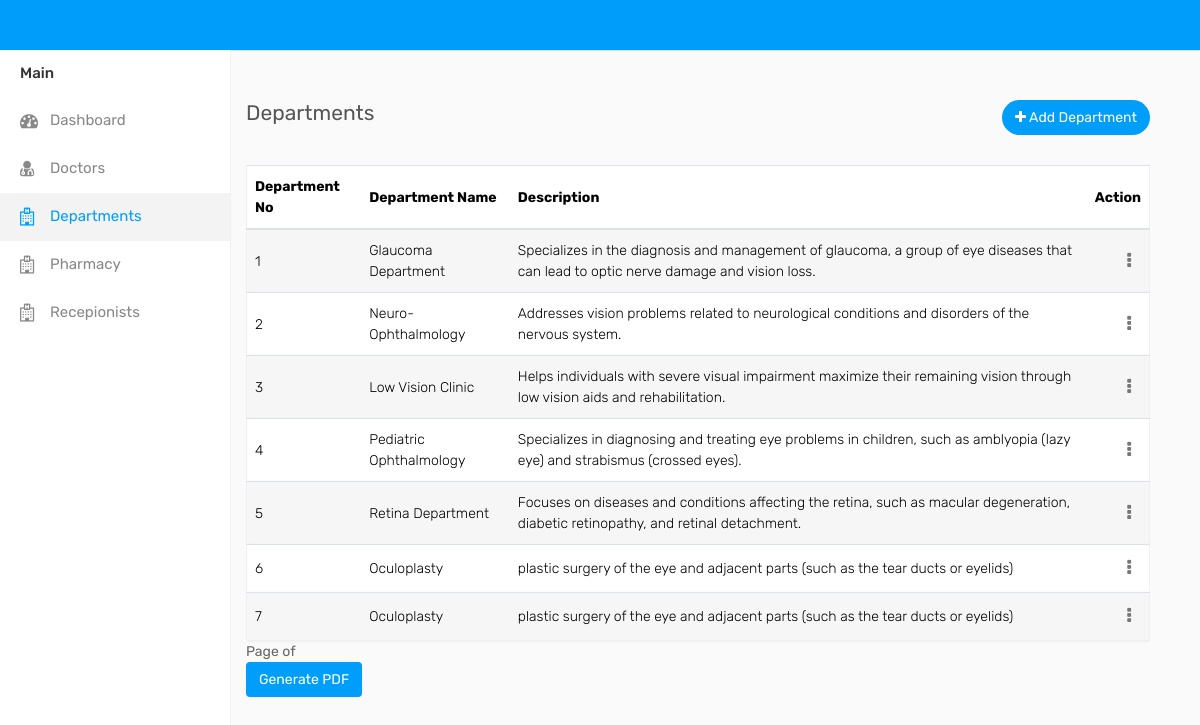
Page /departments (signed in) on the earlier database version.
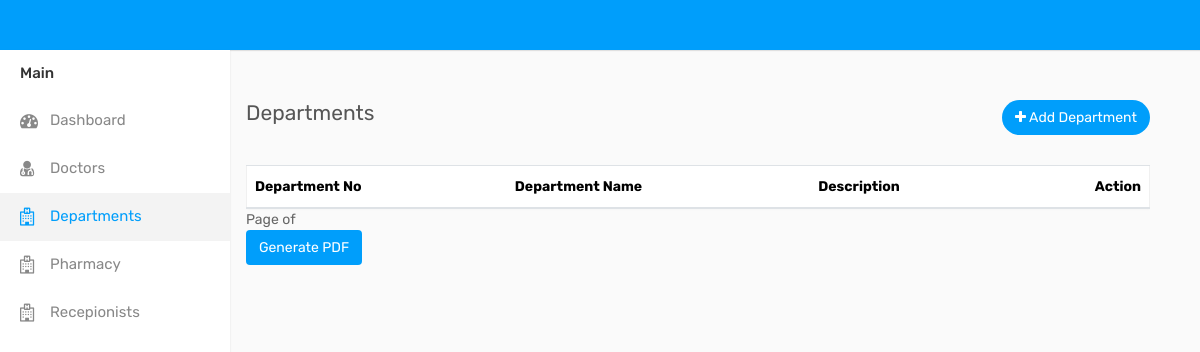
Same page on the later database version.
### eyeapp/models.py (models this page shows, shortened)
class Deps(models.Model):
    Dep_id = models.AutoField(primary_key=True)
    Dep_name = models.CharField(max_length=100)
    Dep_desc = models.CharField(max_length=100)

### eyeapp/views.py (the view)
# urls.py: path('departments',views.departments,name="departments"),
@login_required(login_url='loginadmin')
def departments(request):
    deptss=Deps.objects.all()
    return render(request,'departments.html',{'deptss': deptss})

### templates/departments.html (shortened to what this page needs)
<!DOCTYPE html>
{% load static %}
<html lang="en">
<head>
    <link rel="stylesheet" type="text/css" href="{% static 'assets/css/bootstrap.min.css'%}">
    <link rel="stylesheet" type="text/css" href="{% static 'assets/css/dataTables.bootstrap4.min.css'%}">
    <link rel="stylesheet" type="text/css" href="{% static 'assets/css/font-awesome.min.css'%}">
    <link rel="stylesheet" type="text/css" href="{% static 'assets/css/style.css'%}">
                            </head>
<body>
    <div class="main-wrapper">
        <div class="header">
        <div class="sidebar" id="sidebar">
            <div class="sidebar-inner slimscroll">
                <div id="sidebar-menu" class="sidebar-menu">
                    <ul>
                        <li class="menu-title">Main</li>
                        <li>
                            <a href="{% url 'chart' %}"><i class="fa fa-dashboard"></i> <span>Dashboard</span></a>
                        </li>
						<li>
                            <a href="{% url 'admin_doctors' %}"><i class="fa fa-user-md"></i> <span>Doctors</span></a>
                        </li>
                        <li class="active">
                            <a href=" {% url 'departments' %}"><i class="fa fa-hospital-o"></i> <span>Departments</span></a>
                        </li>
                        <li>
                            <a href="{% url 'phar' %}"><i class="fa fa-hospital-o"></i> <span>Pharmacy</span></a>
                        </li>
                        <li>
                            <a href="{% url 'rep' %}"><i class="fa fa-hospital-o"></i> <span>Recepionists</span></a>
                        </li>
                </div>
            </div>
        </div>
        <div class="page-wrapper" style="padding-left:8%;">
            <div class="content">
                <div class="row">
                    <div class="col-sm-5 col-5">
                        <h4 class="page-title" id="deplist">Departments</h4>
                    </div>
                    <div class="col-sm-7 col-7 text-right m-b-30">
                        <a href="{% url 'add_admin_dep' %}" class="btn btn-primary btn-rounded"><i class="fa fa-plus" id="add_dep"></i> Add Department</a>
                    </div>
                </div>
                <div class="row">
                    <div class="col-md-12">
                        <div class="table-responsive">
                            <table class="table table-striped custom-table mb-0 datatable">
                                <thead>
                                    <tr>
                                        <th>Department No</th>
                                        <th>Department Name</th>
                                        <th>Description</th>
                                        <th class="text-right">Action</th>
                                    </tr>
                                </thead>
                                <tbody>
                                    {% for dep in deptss %}
                                    <tr>
                                        <td>{{ forloop.counter }}</td>
                                        <td>{{ dep.Dep_name }}</td>
                                        <td>{{ dep.Dep_desc }}</td>
                                        <td class="text-right">
                                            <div class="dropdown dropdown-action">
                                                <a href="#" class="action-icon dropdown-toggle" data-toggle="dropdown" aria-expanded="false"><i class="fa fa-ellipsis-v"></i></a>
                                            </div>
                                        </td>
                                    </tr>
                                    {% endfor %}
                                </tbody>
                            </table>
                            <div class="footer">
                                Page <pdf:pagenumber> of <pdf:pagecount>
                            </div>
                        </div>
                    </div>
                </div>
                <form method="get" action="{% url 'generate_pdf' %}">
                    <button type="submit" class="btn btn-primary">Generate PDF</button>
                </form>
            </div>
        </div>
    </div>
</body>
</html>

Differences in the rows shown:
removed Deps: Dep_name "Glaucoma Department", Dep_desc "Specializes in the diagnosis and management of glaucoma, a group of eye diseases that can lead to optic nerve damage and vision loss."
removed Deps: Dep_name "Neuro-Ophthalmology", Dep_desc "Addresses vision problems related to neurological conditions and disorders of the nervous system."
removed Deps: Dep_name "Low Vision Clinic", Dep_desc "Helps individuals with severe visual impairment maximize their remaining vision through low vision aids and rehabilitation."
removed Deps: Dep_name "Pediatric Ophthalmology", Dep_desc "Specializes in diagnosing and treating eye problems in children, such as amblyopia (lazy eye) and strabismus (crossed eyes)."
removed Deps: Dep_name "Retina Department", Dep_desc "Focuses on diseases and conditions affecting the retina, such as macular degeneration, diabetic retinopathy, and retinal detachment."
removed Deps: Dep_name "Oculoplasty", Dep_desc "plastic surgery of the eye and adjacent parts (such as the tear ducts or eyelids)"
removed Deps: Dep_name "Oculoplasty", Dep_desc "plastic surgery of the eye and adjacent parts (such as the tear ducts or eyelids)"
